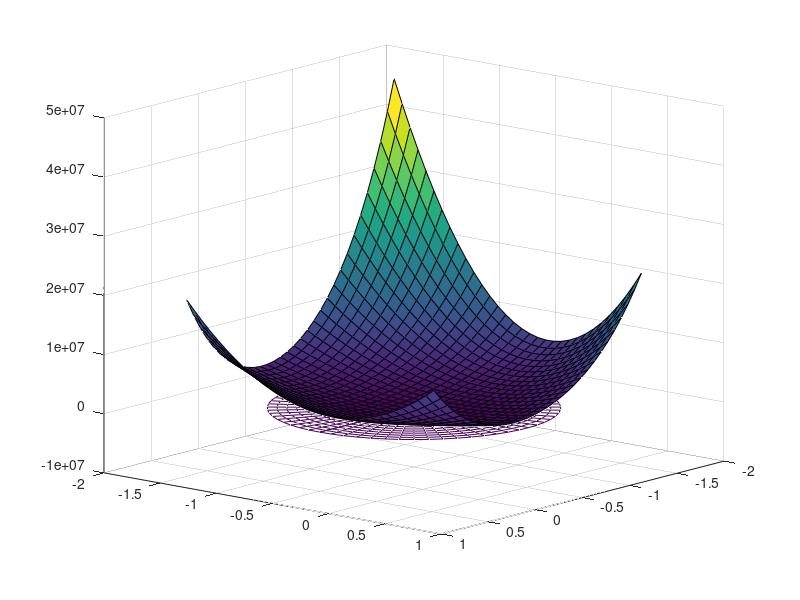

Write MATLAB code to recreate this figure.
clear;   close all;   clc;

%% Define f with two arguments  and  so that
% it can be evaluated for matrices of values X, Y
%pg=@(x)((1+(x(1)+x(2)+1)^2*(19-14*x(1)+3*x(1)^2-14*x(2)+6*x(1)*x(2)+3*x(2)^2))*(30+(2*x(1)-3*x(2))^2*(18-32*x(1)+12*x(1)^2+48*x(2)-36*x(1)*x(2)+27*x(2)^2)));
%g=[15;-22];
%B=apHess(pg,[-0.5;-0.5]);

f = @(X,Y)((1+(X+Y+1).^2*(19-14.*X+3.*X.^2-14.*Y+6.*X.*Y+3.*Y.^2))*(30+(2.*X-3.*Y).^2.*(18-32.*X+12.*X.^2+48.*Y-36.*X.*Y+27.*Y.^2)));

%% define point and trust region radius
x0    = [-0.5;-0.5];
delta = 1;


%% plot f in cartesian coordinates arround x0
showPlot = true;
if showPlot
	Delta = 1.1*delta;
	uniGrid = linspace(x0(1)-Delta, x0(1)+Delta, 32);
	[X,Y]   = meshgrid(uniGrid, uniGrid);
	Z  = f(X,Y);
	s2 = surf(X,Y,Z);
end


%% plot quadratic model in trust region with polar coordinates arround x0
hold on
% polar coordinates arround x0
[T,R] = meshgrid(linspace(0,2*pi,64),linspace(0,delta,16));
X     = R.*cos(T) +x0(1);
Y     = R.*sin(T) +x0(2);
% the quadratic model (simple in this case)
m  = @(X, Y) (32.6875+15.*X-22.*Y+(1/2)*(2341.49997541640).*X.^2+(2371.50001133813+2371.50001133813).*X.*Y+2326.50002034505.*Y.^2) ;
% evaluation and plot
Z  = m(X,Y);
s1 = mesh(X,Y,Z);
view(130, 15)
hold off
